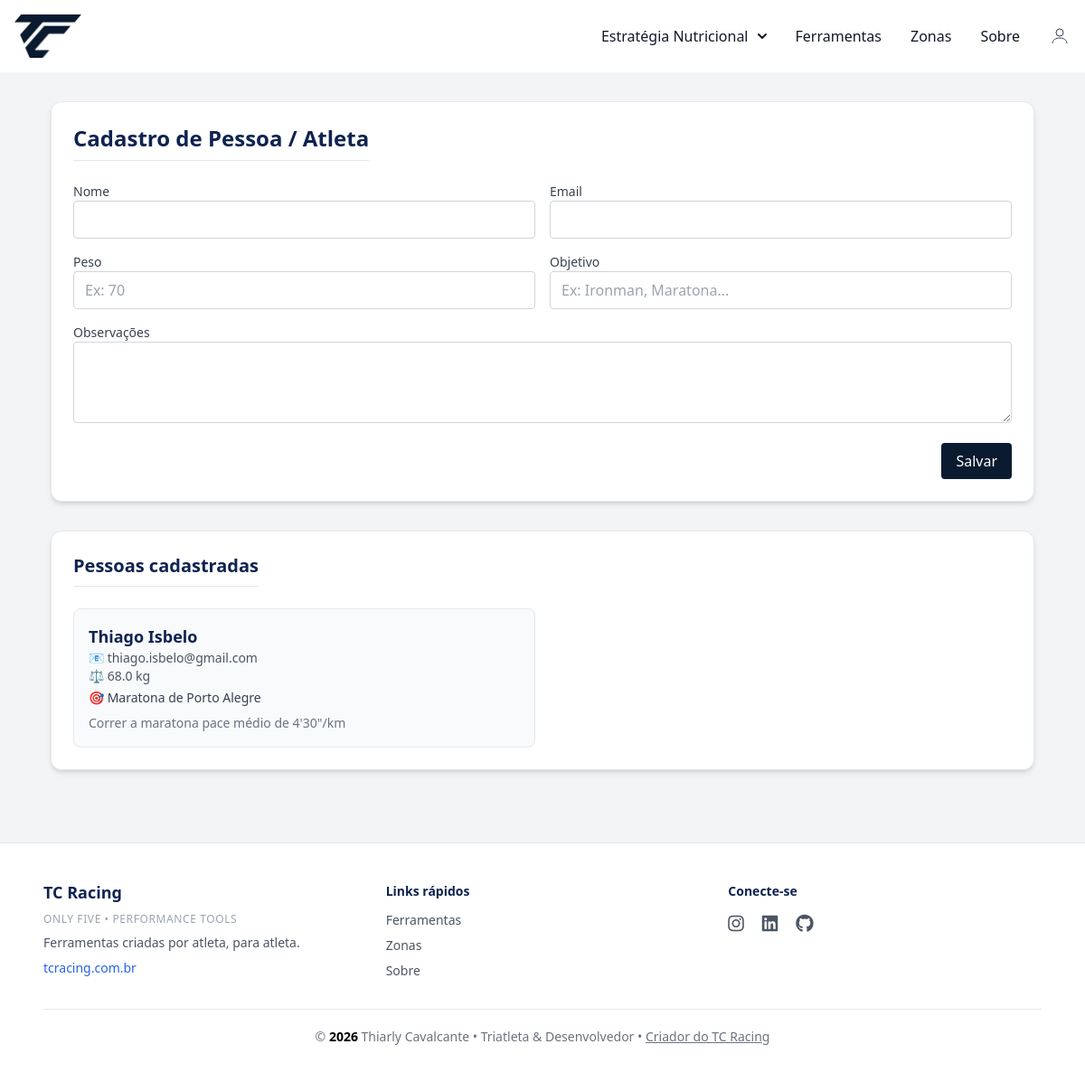
The page /pessoas (signed in) on the database its author committed.
### conversor/models.py (models this page shows, shortened)
class Pessoa(database.Model):
    __tablename__ = 'pessoas'
    id = database.Column(database.Integer, primary_key=True)
    user_id = database.Column(database.Integer, database.ForeignKey('user.id'), nullable=False)
    nome = database.Column(database.String(150), nullable=False)
    email = database.Column(database.String(150), nullable=True)
    peso = database.Column(database.Float, nullable=True)
    objetivo = database.Column(database.String(200), nullable=True)
    observacoes = database.Column(database.Text, nullable=True)
    criado_em = database.Column(database.DateTime, default=datetime.utcnow)
    usuario = database.relationship('User', backref='pessoas')

### conversor/router.py (the view, shortened to what this page needs)
@app.route('/pessoas', methods=['GET', 'POST'])
@login_required
def pessoas():
    form = PessoaForm()
    pessoas = Pessoa.query.filter_by(user_id=current_user.id).order_by(Pessoa.nome.asc()).all()
    return render_template('pessoas.html', form=form, pessoas=pessoas)

### conversor/forms.py
class PessoaForm(FlaskForm):
    nome = StringField('Nome', validators=[DataRequired()])
    email = StringField('Email', validators=[Optional(), Email()])
    peso = FloatFieldBR('Peso', validators=[Optional()])
    objetivo = StringField('Objetivo', validators=[Optional()])
    observacoes = TextAreaField('Observações', validators=[Optional()])
    submit = SubmitField('Salvar')

### conversor/models.py (called while the page is built)
@login_manager.user_loader
def load_user(user_id):
    return User.query.get(int(user_id))

### conversor/templates/pessoas.html (shortened to what this page needs)
{% extends "base.html" %}
{% block content %}
<div class="max-w-6xl mx-auto py-8 px-4 sm:px-6 lg:px-8">
  <div class="bg-white shadow-md rounded-xl p-6 border border-gray-200 mb-8">
    <h1 class="text-2xl font-bold mb-6 border-b pb-2 title-nave">
      Cadastro de Pessoa / Atleta
    </h1>
    <form method="POST" class="grid grid-cols-1 md:grid-cols-2 gap-4">
      <div>
        {{ form.nome.label(class="block text-sm font-medium text-gray-700") }}
        {{ form.nome(class="w-full border border-gray-300 rounded px-3 py-2") }}
      </div>
      <div>
        {{ form.email.label(class="block text-sm font-medium text-gray-700") }}
        {{ form.email(class="w-full border border-gray-300 rounded px-3 py-2") }}
      </div>
      <div>
        {{ form.peso.label(class="block text-sm font-medium text-gray-700") }}
        {{ form.peso(class="w-full border border-gray-300 rounded px-3 py-2", placeholder="Ex: 70") }}
      </div>
      <div>
        {{ form.objetivo.label(class="block text-sm font-medium text-gray-700") }}
        {{ form.objetivo(class="w-full border border-gray-300 rounded px-3 py-2", placeholder="Ex: Ironman, Maratona...") }}
      </div>
      <div class="md:col-span-2">
        {{ form.observacoes.label(class="block text-sm font-medium text-gray-700") }}
        {{ form.observacoes(class="w-full border border-gray-300 rounded px-3 py-2", rows="3") }}
      </div>
      <div class="md:col-span-2 flex justify-end">
        <button type="submit" class="btn-nave text-white px-4 py-2 rounded">
          Salvar
        </button>
      </div>
    </form>
  </div>
  <div class="bg-white shadow-md rounded-xl p-6 border border-gray-200">
    <h2 class="text-xl font-bold mb-6 border-b pb-2 title-nave">
      Pessoas cadastradas
    </h2>
    {% if pessoas %}
      <div class="grid grid-cols-1 md:grid-cols-2 gap-4">
        {% for p in pessoas %}
        <div class="border rounded-lg p-4 bg-gray-50">
          <h3 class="font-semibold text-lg title-nave">{{ p.nome }}</h3>
          {% if p.email %}
            <p class="text-sm text-gray-600">📧 {{ p.email }}</p>
          {% endif %}
          {% if p.peso %}
            <p class="text-sm text-gray-600">⚖️ {{ p.peso }} kg</p>
          {% endif %}
          {% if p.objetivo %}
            <p class="text-sm text-gray-700 mt-1">
              🎯 {{ p.objetivo }}
            </p>
          {% endif %}
          {% if p.observacoes %}
            <p class="text-sm text-gray-500 mt-2">
              {{ p.observacoes }}
            </p>
          {% endif %}
        </div>
        {% endfor %}
      </div>
    {% else %}
      <p class="text-gray-500">Nenhuma pessoa cadastrada ainda.</p>
    {% endif %}
  </div>
</div>
{% endblock %}

### conversor/static/css/style.css (style rules this page uses)
html { height: 100%; }
body { display: flex; flex-direction: column; min-height: 100vh; margin: 0; }
.btn-nave { background-color: #0a1a2f; color: white; }
.title-nave { position: relative; display: inline-block; color: #0F2351; font-weight: 700; }
.title-nave::after { content: ""; position: absolute; width: 0; height: 3px; left: 0; bottom: -4px; background-color: #0a1a2f; transition: width 0.3s ease; }

### rows shown on the page
Pessoa: nome "Thiago Isbelo", email "thiago.isbelo@gmail.com", peso "68.0", objetivo "Maratona de Porto Alegre", observacoes "Correr a maratona pace médio de 4'30\"/km"
